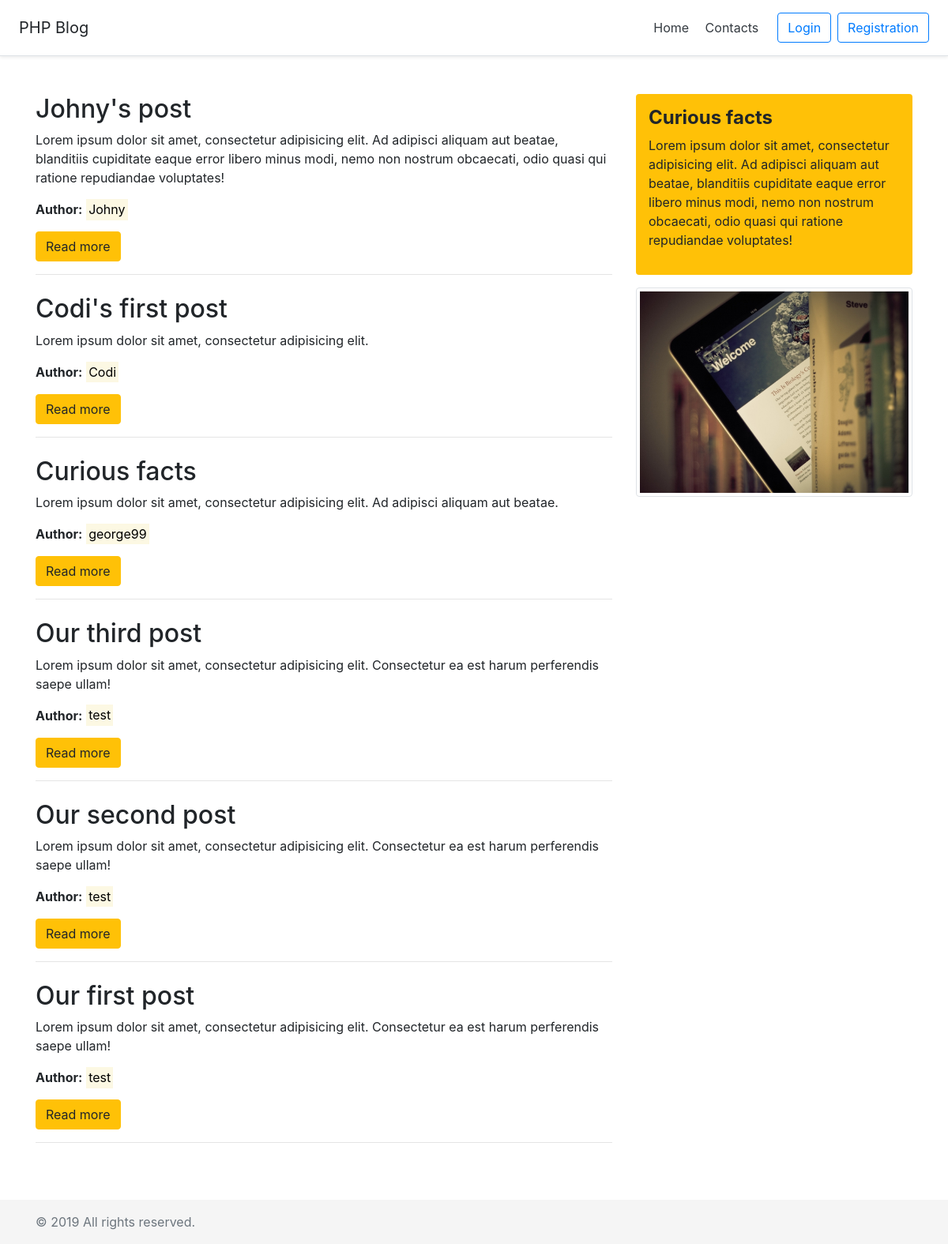
The page / on the database its author committed.
### tables this page shows
CREATE TABLE `articles` (
  `id` int(11) UNSIGNED NOT NULL,
  `title` varchar(255) NOT NULL,
  `intro` text NOT NULL,
  `text` text NOT NULL,
  `date` int(10) UNSIGNED NOT NULL,
  `author` varchar(20) NOT NULL
);

### index.php (the view, shortened to what this page needs)
<?php
require 'inc/header.php';
?>
  <div class="container">
    <div class="row">
      <div class="col-md-8 mb-5">
        <?php
        require_once ('ajax/mysql_connect.php');
        $sql = 'SELECT * FROM `articles` ORDER BY `date` DESC';
        $query = $pdo->query($sql);
        while ($row = $query->fetch(PDO::FETCH_OBJ)) {
          echo "<div class='post mb-4'>
                <h2>$row->title</h2>
                <p>$row->intro</p>
                <p><b>Author:</b> <mark>$row->author</mark></p>
                <a href='/news?id=$row->id' title='$row->title'>
                  <button class='btn btn-warning'>Read more</button>
                </a>
                <hr>
                </div>";
        }
        ?>
      </div>
      <?php require 'inc/aside.php'; ?>
    </div>
  </div>
<?php require 'inc/footer.php'; ?>

### inc/header.php (shortened to what this page needs)
<!doctype html>
<html lang="en" class="h-100">
<head>
  <link rel="stylesheet" href="css/bootstrap.min.css">
  <link rel="stylesheet" href="css/styles.css">
</head>
<body class="d-flex flex-column h-100">
<div class="flex-shrink-0">
  <header class="d-flex flex-column flex-md-row align-items-center p-3 px-md-4 bg-white border-bottom shadow-sm">
    <h5 class="my-0 mr-md-auto font-weight-normal">PHP Blog</h5>
    <nav class="my-2 my-md-0 mr-md-3">
      <a class="p-2 text-dark" href="/">Home</a>
      <a class="p-2 text-dark" href="/contacts">Contacts</a>
    </nav>
    <?php if ($_COOKIE['log'] == ''): ?>
      <a class="btn btn-outline-primary mr-2 mb-xs-2" href="/auth">Login</a>
      <a class="btn btn-outline-primary" href="/reg">Registration</a>
    <?php else: ?>
      <a class="btn btn-outline-primary mb-xs-2" href="/auth">User account</a>
    <?php endif; ?>
  </header>
  <main role="main" class="mt-5">

### inc/aside.php
<div class="col-md-4">
  <div class="p-3 mb-3 bg-warning rounded">
    <h4><b>Curious facts</b></h4>
    <p>Lorem ipsum dolor sit amet, consectetur adipisicing elit. Ad adipisci aliquam aut beatae, blanditiis cupiditate eaque error libero minus modi, nemo non nostrum obcaecati, odio quasi qui ratione repudiandae voluptates!</p>
  </div>
  <div class="mb-3">
    <img src="img/tech.jpg" alt="" class="img-thumbnail">
  </div>
</div>

### inc/footer.php (shortened to what this page needs)
  </main>
</div>
<footer class="footer mt-auto py-3">
  <div class="container">
    <span class="text-muted">&copy; <?php echo date('Y'); ?> All rights reserved.</span>
  </div>
</footer>
</body>
</html>

### css/styles.css (style rules this page uses)
.footer { background-color: #f5f5f5; }

### rows shown on the page
articles: title "Johny's post", intro "Lorem ipsum dolor sit amet, consectetur adipisicing elit. Ad adipisci aliquam aut beatae, blanditiis cupiditate eaque error libero minus modi, nemo non nostrum obcaecati, odio quasi qui ratione repudiandae voluptates!", author "Johny"
articles: title "Codi's first post", intro "Lorem ipsum dolor sit amet, consectetur adipisicing elit.", author "Codi"
articles: title "Curious facts", intro "Lorem ipsum dolor sit amet, consectetur adipisicing elit. Ad adipisci aliquam aut beatae.", author "george99"
articles: title "Our third post", intro "Lorem ipsum dolor sit amet, consectetur adipisicing elit. Consectetur ea est harum perferendis saepe ullam!", author "test"
articles: title "Our second post", intro "Lorem ipsum dolor sit amet, consectetur adipisicing elit. Consectetur ea est harum perferendis saepe ullam!", author "test"
articles: title "Our first post", intro "Lorem ipsum dolor sit amet, consectetur adipisicing elit. Consectetur ea est harum perferendis saepe ullam!", author "test"
